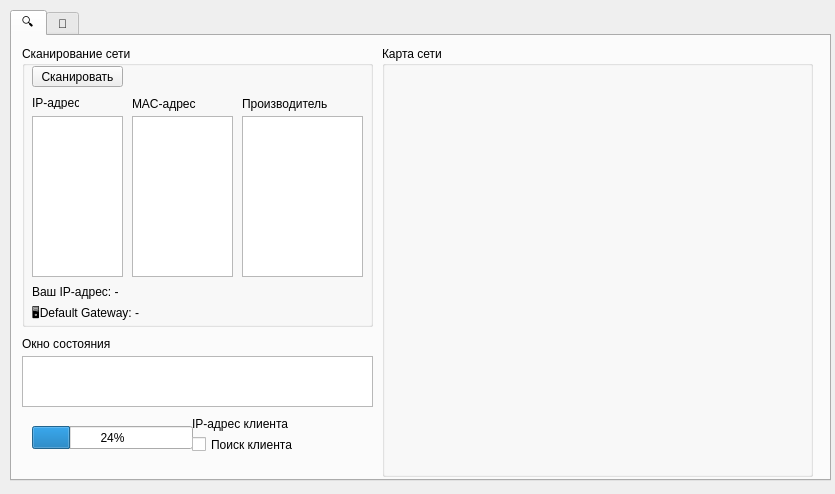
<?xml version="1.0" encoding="UTF-8"?>
<ui version="4.0">
 <class>MainWindow</class>
 <widget class="QMainWindow" name="MainWindow">
  <property name="geometry">
   <rect>
    <x>0</x>
    <y>0</y>
    <width>835</width>
    <height>494</height>
   </rect>
  </property>
  <property name="cursor">
   <cursorShape>ArrowCursor</cursorShape>
  </property>
  <property name="mouseTracking">
   <bool>false</bool>
  </property>
  <property name="windowTitle">
   <string>CompSecMonSys - Administator</string>
  </property>
  <property name="windowIcon">
   <iconset>
    <normaloff>img/icon.png</normaloff>img/icon.png</iconset>
  </property>
  <widget class="QWidget" name="centralwidget">
   <widget class="QTabWidget" name="tabWidget">
    <property name="geometry">
     <rect>
      <x>10</x>
      <y>10</y>
      <width>821</width>
      <height>471</height>
     </rect>
    </property>
    <property name="currentIndex">
     <number>0</number>
    </property>
    <widget class="QWidget" name="tab_scan">
     <attribute name="icon">
      <iconset>
       <normaloff>../../../../.designer/backup/picture/arrow-continue.png</normaloff>../../../../.designer/backup/picture/arrow-continue.png</iconset>
     </attribute>
     <attribute name="title">
      <string>🔍</string>
     </attribute>
     <widget class="QGroupBox" name="groupBox_scan_ip">
      <property name="geometry">
       <rect>
        <x>10</x>
        <y>10</y>
        <width>351</width>
        <height>281</height>
       </rect>
      </property>
      <property name="title">
       <string>Сканирование сети</string>
      </property>
      <widget class="QPushButton" name="pushButton_scanner_ip">
       <property name="geometry">
        <rect>
         <x>10</x>
         <y>20</y>
         <width>91</width>
         <height>21</height>
        </rect>
       </property>
       <property name="text">
        <string>Сканировать</string>
       </property>
      </widget>
      <widget class="QTextBrowser" name="textBrowser_ip_list">
       <property name="geometry">
        <rect>
         <x>10</x>
         <y>70</y>
         <width>91</width>
         <height>161</height>
        </rect>
       </property>
      </widget>
      <widget class="QLabel" name="label_router_ip">
       <property name="geometry">
        <rect>
         <x>10</x>
         <y>260</y>
         <width>331</width>
         <height>16</height>
        </rect>
       </property>
       <property name="text">
        <string>🖥Default Gateway: -</string>
       </property>
      </widget>
      <widget class="QLabel" name="label_your_ip">
       <property name="geometry">
        <rect>
         <x>10</x>
         <y>235</y>
         <width>331</width>
         <height>21</height>
        </rect>
       </property>
       <property name="mouseTracking">
        <bool>true</bool>
       </property>
       <property name="text">
        <string>Ваш IP-адрес: -</string>
       </property>
      </widget>
      <widget class="QLabel" name="label_ip">
       <property name="geometry">
        <rect>
         <x>10</x>
         <y>50</y>
         <width>47</width>
         <height>13</height>
        </rect>
       </property>
       <property name="text">
        <string>IP-адрес</string>
       </property>
      </widget>
      <widget class="QTextBrowser" name="textBrowser_mac_list">
       <property name="geometry">
        <rect>
         <x>110</x>
         <y>70</y>
         <width>101</width>
         <height>161</height>
        </rect>
       </property>
      </widget>
      <widget class="QTextBrowser" name="textBrowser_name_comp_list">
       <property name="geometry">
        <rect>
         <x>220</x>
         <y>70</y>
         <width>121</width>
         <height>161</height>
        </rect>
       </property>
      </widget>
      <widget class="QLabel" name="label_mac">
       <property name="geometry">
        <rect>
         <x>110</x>
         <y>50</y>
         <width>71</width>
         <height>16</height>
        </rect>
       </property>
       <property name="text">
        <string>MAC-адрес</string>
       </property>
      </widget>
      <widget class="QLabel" name="label_prod">
       <property name="geometry">
        <rect>
         <x>220</x>
         <y>50</y>
         <width>101</width>
         <height>16</height>
        </rect>
       </property>
       <property name="text">
        <string>Производитель</string>
       </property>
      </widget>
     </widget>
     <widget class="QTextBrowser" name="textBrowser_errors">
      <property name="geometry">
       <rect>
        <x>10</x>
        <y>320</y>
        <width>351</width>
        <height>51</height>
       </rect>
      </property>
     </widget>
     <widget class="QLabel" name="label_errors">
      <property name="geometry">
       <rect>
        <x>10</x>
        <y>300</y>
        <width>91</width>
        <height>16</height>
       </rect>
      </property>
      <property name="text">
       <string>Окно состояния</string>
      </property>
     </widget>
     <widget class="QLabel" name="label_client_ip">
      <property name="geometry">
       <rect>
        <x>180</x>
        <y>380</y>
        <width>151</width>
        <height>16</height>
       </rect>
      </property>
      <property name="text">
       <string>IP-адрес клиента</string>
      </property>
     </widget>
     <widget class="QProgressBar" name="progressBar">
      <property name="geometry">
       <rect>
        <x>20</x>
        <y>390</y>
        <width>161</width>
        <height>23</height>
       </rect>
      </property>
      <property name="value">
       <number>24</number>
      </property>
     </widget>
     <widget class="QCheckBox" name="checkBox_find_client">
      <property name="geometry">
       <rect>
        <x>180</x>
        <y>400</y>
        <width>121</width>
        <height>17</height>
       </rect>
      </property>
      <property name="text">
       <string>Поиск клиента</string>
      </property>
     </widget>
     <widget class="QGroupBox" name="groupBox_2">
      <property name="geometry">
       <rect>
        <x>370</x>
        <y>10</y>
        <width>431</width>
        <height>431</height>
       </rect>
      </property>
      <property name="title">
       <string>Карта сети</string>
      </property>
      <widget class="QFrame" name="frame_router">
       <property name="geometry">
        <rect>
         <x>180</x>
         <y>140</y>
         <width>61</width>
         <height>61</height>
        </rect>
       </property>
       <property name="frameShape">
        <enum>QFrame::NoFrame</enum>
       </property>
       <property name="frameShadow">
        <enum>QFrame::Raised</enum>
       </property>
       <layout class="QGridLayout" name="gridLayout_2">
        <item row="0" column="0">
         <widget class="QLabel" name="label_router">
          <property name="text">
           <string/>
          </property>
          <property name="alignment">
           <set>Qt::AlignCenter</set>
          </property>
         </widget>
        </item>
       </layout>
      </widget>
      <widget class="QLabel" name="label_online_router">
       <property name="geometry">
        <rect>
         <x>160</x>
         <y>200</y>
         <width>101</width>
         <height>20</height>
        </rect>
       </property>
       <property name="text">
        <string/>
       </property>
       <property name="alignment">
        <set>Qt::AlignCenter</set>
       </property>
      </widget>
      <widget class="QFrame" name="frame_server">
       <property name="geometry">
        <rect>
         <x>180</x>
         <y>20</y>
         <width>61</width>
         <height>61</height>
        </rect>
       </property>
       <property name="frameShape">
        <enum>QFrame::NoFrame</enum>
       </property>
       <property name="frameShadow">
        <enum>QFrame::Raised</enum>
       </property>
       <layout class="QGridLayout" name="gridLayout">
        <item row="0" column="0">
         <widget class="QLabel" name="label_server">
          <property name="text">
           <string/>
          </property>
          <property name="alignment">
           <set>Qt::AlignCenter</set>
          </property>
         </widget>
        </item>
       </layout>
      </widget>
      <widget class="QLabel" name="label_online_server">
       <property name="geometry">
        <rect>
         <x>170</x>
         <y>80</y>
         <width>81</width>
         <height>21</height>
        </rect>
       </property>
       <property name="text">
        <string/>
       </property>
       <property name="alignment">
        <set>Qt::AlignCenter</set>
       </property>
      </widget>
      <widget class="QFrame" name="frame_client_1">
       <property name="geometry">
        <rect>
         <x>70</x>
         <y>20</y>
         <width>61</width>
         <height>61</height>
        </rect>
       </property>
       <property name="frameShape">
        <enum>QFrame::NoFrame</enum>
       </property>
       <property name="frameShadow">
        <enum>QFrame::Raised</enum>
       </property>
       <layout class="QGridLayout" name="gridLayout_3">
        <item row="0" column="0">
         <widget class="QLabel" name="label_cli_1">
          <property name="text">
           <string/>
          </property>
          <property name="alignment">
           <set>Qt::AlignCenter</set>
          </property>
         </widget>
        </item>
       </layout>
      </widget>
      <widget class="QLabel" name="label_online_client_1">
       <property name="geometry">
        <rect>
         <x>60</x>
         <y>80</y>
         <width>81</width>
         <height>20</height>
        </rect>
       </property>
       <property name="text">
        <string/>
       </property>
       <property name="alignment">
        <set>Qt::AlignCenter</set>
       </property>
      </widget>
      <widget class="QLabel" name="label_online_client_2">
       <property name="geometry">
        <rect>
         <x>0</x>
         <y>160</y>
         <width>81</width>
         <height>20</height>
        </rect>
       </property>
       <property name="text">
        <string/>
       </property>
       <property name="alignment">
        <set>Qt::AlignCenter</set>
       </property>
      </widget>
      <widget class="QFrame" name="frame_client_2">
       <property name="geometry">
        <rect>
         <x>10</x>
         <y>100</y>
         <width>61</width>
         <height>61</height>
        </rect>
       </property>
       <property name="frameShape">
        <enum>QFrame::NoFrame</enum>
       </property>
       <property name="frameShadow">
        <enum>QFrame::Raised</enum>
       </property>
       <layout class="QGridLayout" name="gridLayout_50">
        <item row="0" column="0">
         <widget class="QLabel" name="label_cli_2">
          <property name="text">
           <string/>
          </property>
          <property name="alignment">
           <set>Qt::AlignCenter</set>
          </property>
         </widget>
        </item>
       </layout>
      </widget>
      <widget class="QLabel" name="label_online_client_3">
       <property name="geometry">
        <rect>
         <x>0</x>
         <y>240</y>
         <width>81</width>
         <height>20</height>
        </rect>
       </property>
       <property name="text">
        <string/>
       </property>
       <property name="alignment">
        <set>Qt::AlignCenter</set>
       </property>
      </widget>
      <widget class="QFrame" name="frame_client_3">
       <property name="geometry">
        <rect>
         <x>10</x>
         <y>180</y>
         <width>61</width>
         <height>61</height>
        </rect>
       </property>
       <property name="frameShape">
        <enum>QFrame::NoFrame</enum>
       </property>
       <property name="frameShadow">
        <enum>QFrame::Raised</enum>
       </property>
       <layout class="QGridLayout" name="gridLayout_52">
        <item row="0" column="0">
         <widget class="QLabel" name="label_cli_3">
          <property name="text">
           <string/>
          </property>
          <property name="alignment">
           <set>Qt::AlignCenter</set>
          </property>
         </widget>
        </item>
       </layout>
      </widget>
      <widget class="QFrame" name="frame_client_4">
       <property name="geometry">
        <rect>
         <x>10</x>
         <y>260</y>
         <width>61</width>
         <height>61</height>
        </rect>
       </property>
       <property name="frameShape">
        <enum>QFrame::NoFrame</enum>
       </property>
       <property name="frameShadow">
        <enum>QFrame::Raised</enum>
       </property>
       <layout class="QGridLayout" name="gridLayout_53">
        <item row="0" column="0">
         <widget class="QLabel" name="label_cli_4">
          <property name="text">
           <string/>
          </property>
          <property name="alignment">
           <set>Qt::AlignCenter</set>
          </property>
         </widget>
        </item>
       </layout>
      </widget>
      <widget class="QLabel" name="label_online_client_4">
       <property name="geometry">
        <rect>
         <x>0</x>
         <y>320</y>
         <width>81</width>
         <height>20</height>
        </rect>
       </property>
       <property name="text">
        <string/>
       </property>
       <property name="alignment">
        <set>Qt::AlignCenter</set>
       </property>
      </widget>
      <widget class="QLabel" name="label_online_client_5">
       <property name="geometry">
        <rect>
         <x>40</x>
         <y>400</y>
         <width>81</width>
         <height>20</height>
        </rect>
       </property>
       <property name="text">
        <string/>
       </property>
       <property name="alignment">
        <set>Qt::AlignCenter</set>
       </property>
      </widget>
      <widget class="QFrame" name="frame_client_5">
       <property name="geometry">
        <rect>
         <x>50</x>
         <y>340</y>
         <width>61</width>
         <height>61</height>
        </rect>
       </property>
       <property name="frameShape">
        <enum>QFrame::NoFrame</enum>
       </property>
       <property name="frameShadow">
        <enum>QFrame::Raised</enum>
       </property>
       <layout class="QGridLayout" name="gridLayout_54">
        <item row="0" column="0">
         <widget class="QLabel" name="label_cli_5">
          <property name="text">
           <string/>
          </property>
          <property name="alignment">
           <set>Qt::AlignCenter</set>
          </property>
         </widget>
        </item>
       </layout>
      </widget>
      <widget class="QLabel" name="label_online_client_6">
       <property name="geometry">
        <rect>
         <x>130</x>
         <y>400</y>
         <width>81</width>
         <height>20</height>
        </rect>
       </property>
       <property name="text">
        <string/>
       </property>
       <property name="alignment">
        <set>Qt::AlignCenter</set>
       </property>
      </widget>
      <widget class="QFrame" name="frame_client_6">
       <property name="geometry">
        <rect>
         <x>140</x>
         <y>340</y>
         <width>61</width>
         <height>61</height>
        </rect>
       </property>
       <property name="frameShape">
        <enum>QFrame::NoFrame</enum>
       </property>
       <property name="frameShadow">
        <enum>QFrame::Raised</enum>
       </property>
       <layout class="QGridLayout" name="gridLayout_55">
        <item row="0" column="0">
         <widget class="QLabel" name="label_cli_6">
          <property name="text">
           <string/>
          </property>
          <property name="alignment">
           <set>Qt::AlignCenter</set>
          </property>
         </widget>
        </item>
       </layout>
      </widget>
      <widget class="QLabel" name="label_online_client_7">
       <property name="geometry">
        <rect>
         <x>210</x>
         <y>400</y>
         <width>81</width>
         <height>20</height>
        </rect>
       </property>
       <property name="text">
        <string/>
       </property>
       <property name="alignment">
        <set>Qt::AlignCenter</set>
       </property>
      </widget>
      <widget class="QFrame" name="frame_client_7">
       <property name="geometry">
        <rect>
         <x>220</x>
         <y>340</y>
         <width>61</width>
         <height>61</height>
        </rect>
       </property>
       <property name="frameShape">
        <enum>QFrame::NoFrame</enum>
       </property>
       <property name="frameShadow">
        <enum>QFrame::Raised</enum>
       </property>
       <layout class="QGridLayout" name="gridLayout_56">
        <item row="0" column="0">
         <widget class="QLabel" name="label_cli_7">
          <property name="text">
           <string/>
          </property>
          <property name="alignment">
           <set>Qt::AlignCenter</set>
          </property>
         </widget>
        </item>
       </layout>
      </widget>
      <widget class="QLabel" name="label_online_client_8">
       <property name="geometry">
        <rect>
         <x>300</x>
         <y>400</y>
         <width>81</width>
         <height>20</height>
        </rect>
       </property>
       <property name="text">
        <string/>
       </property>
       <property name="alignment">
        <set>Qt::AlignCenter</set>
       </property>
      </widget>
      <widget class="QFrame" name="frame_client_8">
       <property name="geometry">
        <rect>
         <x>310</x>
         <y>340</y>
         <width>61</width>
         <height>61</height>
        </rect>
       </property>
       <property name="frameShape">
        <enum>QFrame::NoFrame</enum>
       </property>
       <property name="frameShadow">
        <enum>QFrame::Raised</enum>
       </property>
       <layout class="QGridLayout" name="gridLayout_57">
        <item row="0" column="0">
         <widget class="QLabel" name="label_cli_8">
          <property name="text">
           <string/>
          </property>
          <property name="alignment">
           <set>Qt::AlignCenter</set>
          </property>
         </widget>
        </item>
       </layout>
      </widget>
      <widget class="QFrame" name="frame_client_9">
       <property name="geometry">
        <rect>
         <x>360</x>
         <y>260</y>
         <width>61</width>
         <height>61</height>
        </rect>
       </property>
       <property name="frameShape">
        <enum>QFrame::NoFrame</enum>
       </property>
       <property name="frameShadow">
        <enum>QFrame::Raised</enum>
       </property>
       <layout class="QGridLayout" name="gridLayout_58">
        <item row="0" column="0">
         <widget class="QLabel" name="label_cli_9">
          <property name="text">
           <string/>
          </property>
          <property name="alignment">
           <set>Qt::AlignCenter</set>
          </property>
         </widget>
        </item>
       </layout>
      </widget>
      <widget class="QLabel" name="label_online_client_9">
       <property name="geometry">
        <rect>
         <x>350</x>
         <y>320</y>
         <width>81</width>
         <height>20</height>
        </rect>
       </property>
       <property name="text">
        <string/>
       </property>
       <property name="alignment">
        <set>Qt::AlignCenter</set>
       </property>
      </widget>
      <widget class="QFrame" name="frame_client_10">
       <property name="geometry">
        <rect>
         <x>360</x>
         <y>180</y>
         <width>61</width>
         <height>61</height>
        </rect>
       </property>
       <property name="frameShape">
        <enum>QFrame::NoFrame</enum>
       </property>
       <property name="frameShadow">
        <enum>QFrame::Raised</enum>
       </property>
       <layout class="QGridLayout" name="gridLayout_60">
        <item row="0" column="0">
         <widget class="QLabel" name="label_cli_10">
          <property name="text">
           <string/>
          </property>
          <property name="alignment">
           <set>Qt::AlignCenter</set>
          </property>
         </widget>
        </item>
       </layout>
      </widget>
      <widget class="QLabel" name="label_online_client_10">
       <property name="geometry">
        <rect>
         <x>350</x>
         <y>240</y>
         <width>81</width>
         <height>20</height>
        </rect>
       </property>
       <property name="text">
        <string/>
       </property>
       <property name="alignment">
        <set>Qt::AlignCenter</set>
       </property>
      </widget>
      <widget class="QLabel" name="label_online_client_11">
       <property name="geometry">
        <rect>
         <x>350</x>
         <y>160</y>
         <width>81</width>
         <height>20</height>
        </rect>
       </property>
       <property name="text">
        <string/>
       </property>
       <property name="alignment">
        <set>Qt::AlignCenter</set>
       </property>
      </widget>
      <widget class="QFrame" name="frame_client_11">
       <property name="geometry">
        <rect>
         <x>360</x>
         <y>100</y>
         <width>61</width>
         <height>61</height>
        </rect>
       </property>
       <property name="frameShape">
        <enum>QFrame::NoFrame</enum>
       </property>
       <property name="frameShadow">
        <enum>QFrame::Raised</enum>
       </property>
       <layout class="QGridLayout" name="gridLayout_61">
        <item row="0" column="0">
         <widget class="QLabel" name="label_cli_11">
          <property name="text">
           <string/>
          </property>
          <property name="alignment">
           <set>Qt::AlignCenter</set>
          </property>
         </widget>
        </item>
       </layout>
      </widget>
      <widget class="QLabel" name="label_online_client_12">
       <property name="geometry">
        <rect>
         <x>290</x>
         <y>80</y>
         <width>81</width>
         <height>20</height>
        </rect>
       </property>
       <property name="text">
        <string/>
       </property>
       <property name="alignment">
        <set>Qt::AlignCenter</set>
       </property>
      </widget>
      <widget class="QFrame" name="frame_client_12">
       <property name="geometry">
        <rect>
         <x>300</x>
         <y>20</y>
         <width>61</width>
         <height>61</height>
        </rect>
       </property>
       <property name="frameShape">
        <enum>QFrame::NoFrame</enum>
       </property>
       <property name="frameShadow">
        <enum>QFrame::Raised</enum>
       </property>
       <layout class="QGridLayout" name="gridLayout_63">
        <item row="0" column="0">
         <widget class="QLabel" name="label_cli_12">
          <property name="text">
           <string/>
          </property>
          <property name="alignment">
           <set>Qt::AlignCenter</set>
          </property>
         </widget>
        </item>
       </layout>
      </widget>
      <widget class="QLabel" name="label_internet">
       <property name="geometry">
        <rect>
         <x>130</x>
         <y>290</y>
         <width>161</width>
         <height>20</height>
        </rect>
       </property>
       <property name="text">
        <string/>
       </property>
       <property name="alignment">
        <set>Qt::AlignCenter</set>
       </property>
      </widget>
      <widget class="QFrame" name="frame_internet">
       <property name="geometry">
        <rect>
         <x>180</x>
         <y>240</y>
         <width>61</width>
         <height>61</height>
        </rect>
       </property>
       <property name="frameShape">
        <enum>QFrame::NoFrame</enum>
       </property>
       <property name="frameShadow">
        <enum>QFrame::Raised</enum>
       </property>
       <layout class="QGridLayout" name="gridLayout_4">
        <item row="0" column="0">
         <widget class="QLabel" name="label_inter">
          <property name="text">
           <string/>
          </property>
          <property name="alignment">
           <set>Qt::AlignCenter</set>
          </property>
         </widget>
        </item>
       </layout>
      </widget>
     </widget>
    </widget>
    <widget class="QWidget" name="tab_connect">
     <attribute name="icon">
      <iconset>
       <normaloff>../../../../.designer/backup/picture/blue-folder-open-document.png</normaloff>../../../../.designer/backup/picture/blue-folder-open-document.png</iconset>
     </attribute>
     <attribute name="title">
      <string>📝</string>
     </attribute>
     <widget class="QGroupBox" name="groupBox">
      <property name="geometry">
       <rect>
        <x>360</x>
        <y>10</y>
        <width>181</width>
        <height>151</height>
       </rect>
      </property>
      <property name="title">
       <string>Прием файлов фоном</string>
      </property>
      <widget class="QTextBrowser" name="textBrowser_errors_get">
       <property name="geometry">
        <rect>
         <x>10</x>
         <y>50</y>
         <width>161</width>
         <height>91</height>
        </rect>
       </property>
      </widget>
      <widget class="QPushButton" name="pushButton_get_file">
       <property name="geometry">
        <rect>
         <x>10</x>
         <y>20</y>
         <width>161</width>
         <height>23</height>
        </rect>
       </property>
       <property name="text">
        <string>Приём файлов</string>
       </property>
      </widget>
     </widget>
     <widget class="QGroupBox" name="groupBox_brute">
      <property name="geometry">
       <rect>
        <x>230</x>
        <y>10</y>
        <width>121</width>
        <height>281</height>
       </rect>
      </property>
      <property name="title">
       <string>BruteForce</string>
      </property>
      <widget class="QLabel" name="label_ftp">
       <property name="geometry">
        <rect>
         <x>10</x>
         <y>50</y>
         <width>21</width>
         <height>16</height>
        </rect>
       </property>
       <property name="text">
        <string>FTP</string>
       </property>
      </widget>
      <widget class="QPushButton" name="pushButton_ftp">
       <property name="geometry">
        <rect>
         <x>40</x>
         <y>50</y>
         <width>71</width>
         <height>23</height>
        </rect>
       </property>
       <property name="text">
        <string>OK</string>
       </property>
      </widget>
      <widget class="QLabel" name="label_ssh">
       <property name="geometry">
        <rect>
         <x>10</x>
         <y>80</y>
         <width>21</width>
         <height>16</height>
        </rect>
       </property>
       <property name="text">
        <string>SSH</string>
       </property>
      </widget>
      <widget class="QTextBrowser" name="textBrowser_brute">
       <property name="geometry">
        <rect>
         <x>10</x>
         <y>140</y>
         <width>101</width>
         <height>131</height>
        </rect>
       </property>
      </widget>
      <widget class="QPushButton" name="pushButton_ssh">
       <property name="geometry">
        <rect>
         <x>40</x>
         <y>80</y>
         <width>71</width>
         <height>23</height>
        </rect>
       </property>
       <property name="text">
        <string>OK</string>
       </property>
      </widget>
      <widget class="QLineEdit" name="lineEdit_brute_ip">
       <property name="geometry">
        <rect>
         <x>10</x>
         <y>20</y>
         <width>101</width>
         <height>20</height>
        </rect>
       </property>
       <property name="toolTip">
        <string>IP-адрес для брутфорса</string>
       </property>
       <property name="maxLength">
        <number>15</number>
       </property>
       <property name="placeholderText">
        <string>255.255.255.255</string>
       </property>
      </widget>
      <widget class="QLineEdit" name="lineEdit_brute_file">
       <property name="geometry">
        <rect>
         <x>10</x>
         <y>110</y>
         <width>101</width>
         <height>20</height>
        </rect>
       </property>
       <property name="toolTip">
        <string>Адрес словаря по которому будет проводиться брутфорс</string>
       </property>
       <property name="maxLength">
        <number>1000</number>
       </property>
       <property name="placeholderText">
        <string>C:\</string>
       </property>
      </widget>
     </widget>
     <widget class="QGroupBox" name="groupBox_client">
      <property name="geometry">
       <rect>
        <x>10</x>
        <y>10</y>
        <width>201</width>
        <height>281</height>
       </rect>
      </property>
      <property name="title">
       <string>Сканирование портов</string>
      </property>
      <widget class="QTextBrowser" name="textBrowser_list_port">
       <property name="geometry">
        <rect>
         <x>10</x>
         <y>50</y>
         <width>181</width>
         <height>221</height>
        </rect>
       </property>
      </widget>
      <widget class="QPushButton" name="pushButton_list_port">
       <property name="geometry">
        <rect>
         <x>10</x>
         <y>20</y>
         <width>81</width>
         <height>21</height>
        </rect>
       </property>
       <property name="text">
        <string>Сканировать</string>
       </property>
      </widget>
      <widget class="QLineEdit" name="lineEdit_ip_port_scan">
       <property name="geometry">
        <rect>
         <x>100</x>
         <y>20</y>
         <width>91</width>
         <height>20</height>
        </rect>
       </property>
       <property name="toolTip">
        <string>IP-адрес для сканирования портов</string>
       </property>
       <property name="inputMethodHints">
        <set>Qt::ImhNone</set>
       </property>
       <property name="inputMask">
        <string/>
       </property>
       <property name="text">
        <string/>
       </property>
       <property name="maxLength">
        <number>15</number>
       </property>
       <property name="frame">
        <bool>true</bool>
       </property>
       <property name="echoMode">
        <enum>QLineEdit::Normal</enum>
       </property>
       <property name="alignment">
        <set>Qt::AlignLeading|Qt::AlignLeft|Qt::AlignVCenter</set>
       </property>
       <property name="dragEnabled">
        <bool>false</bool>
       </property>
       <property name="readOnly">
        <bool>false</bool>
       </property>
       <property name="placeholderText">
        <string>255.255.255.255</string>
       </property>
       <property name="clearButtonEnabled">
        <bool>false</bool>
       </property>
      </widget>
     </widget>
    </widget>
   </widget>
  </widget>
 </widget>
 <resources/>
 <connections/>
</ui>
